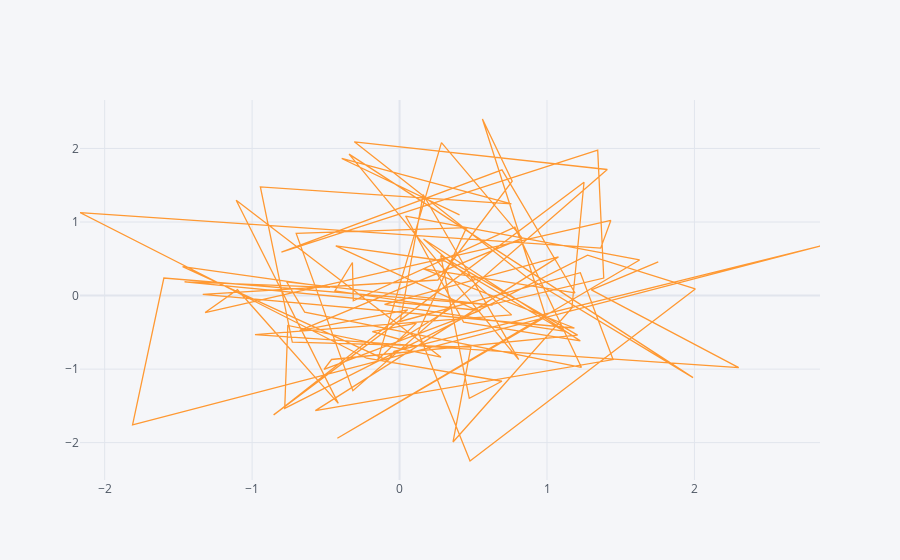

Notebook code for this chart:
### Code cell
#Plotly Scatterplot
df.iplot(kind='scatter', x='A', y='B')
